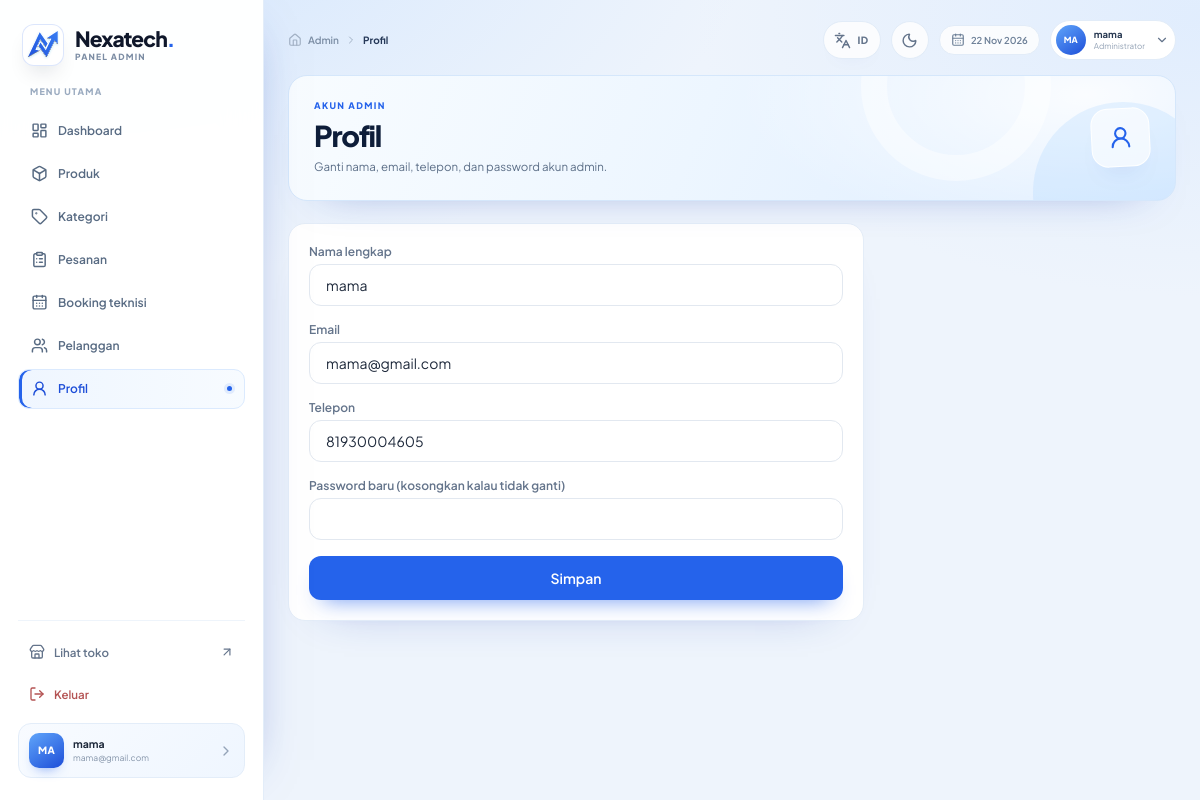
The app's page /views/admin/profile.php (signed in) with its own data.
### tables this page shows
CREATE TABLE `users` (
  `user_id` int NOT NULL AUTO_INCREMENT,
  `role_id` int NOT NULL,
  `full_name` varchar(150) NOT NULL,
  `email` varchar(150) NOT NULL,
  `password_hash` varchar(255) NOT NULL,
  `phone_number` varchar(20) DEFAULT NULL,
  `created_at` datetime DEFAULT CURRENT_TIMESTAMP,
  PRIMARY KEY (`user_id`),
  UNIQUE KEY `email` (`email`),
  KEY `fk_users_roles` (`role_id`),
  CONSTRAINT `fk_users_roles` FOREIGN KEY (`role_id`) REFERENCES `roles` (`role_id`) ON DELETE RESTRICT ON UPDATE CASCADE
);

### repositories/auth.php (called while the page is built, shortened)
<?php
function get_user_by_id($conn, $id) {
    $id = (int)$id;
    $query = mysqli_query($conn, "SELECT * FROM users WHERE user_id = $id");
    return mysqli_fetch_assoc($query);
}

### views/admin/profile.php (the view, shortened to what this page needs)
<?php
require_once __DIR__ . "/../../config/database.php";
require_once __DIR__ . "/../../repositories/auth.php";
require_once __DIR__ . "/../../components/admin/layout_admin.php";
$admin = get_user_by_id($conn, $_SESSION["user_id"]);
?>
<form action="/PWL-SAS/actions/save_profile.php" method="POST" class="max-w-xl bg-white rounded-2xl border border-slate-100 p-5 space-y-4">
    <div>
        <label class="block text-xs text-slate-500 mb-1">Nama lengkap</label>
        <input type="text" name="nama" required value="<?php echo htmlspecialchars($admin["full_name"]); ?>"
               class="w-full border border-slate-200 rounded-xl px-4 py-2.5 text-sm focus:outline-none focus:border-brand-500">
    </div>
    <div>
        <label class="block text-xs text-slate-500 mb-1">Email</label>
        <input type="email" name="email" required value="<?php echo htmlspecialchars($admin["email"]); ?>"
               class="w-full border border-slate-200 rounded-xl px-4 py-2.5 text-sm focus:outline-none focus:border-brand-500">
    </div>
    <div>
        <label class="block text-xs text-slate-500 mb-1">Telepon</label>
        <input type="text" name="telepon" value="<?php echo htmlspecialchars($admin["phone_number"] ?? ""); ?>"
               class="w-full border border-slate-200 rounded-xl px-4 py-2.5 text-sm focus:outline-none focus:border-brand-500">
    </div>
    <div>
        <label class="block text-xs text-slate-500 mb-1">Password baru (kosongkan kalau tidak ganti)</label>
        <input type="password" name="password"
               class="w-full border border-slate-200 rounded-xl px-4 py-2.5 text-sm focus:outline-none focus:border-brand-500">
    </div>
    <button class="w-full bg-brand-600 hover:bg-brand-700 text-white text-sm font-semibold py-3 rounded-xl">Simpan</button>
</form>

### assets/css/admin.css (style rules this page uses)
:root { --brand-50: #eff6ff; --brand-100: #dbeafe; --brand-200: #bfdbfe; --brand-500: #3b82f6; --brand-600: #2563eb; --brand-700: #1d4ed8; --brand-800: #1e40af; --brand-900: #1e3a8a; --navy: #0f1f3d; --muted: #64748b; --line: #e5edf7; --surface: #ffffff; --page-bg: #eef4fc; }
* { box-sizing: border-box; }
html { scroll-behavior: smooth; }
body.admin-shell { margin: 0; min-height: 100vh; color: var(--navy); background: radial-gradient(1100px 600px at 8% -10%, rgba(191, 219, 254, 0.55), transparent 60%), radial-gradient(900px 500px at 100% 2%, rgba(219, 234, 254, 0.7), transparent 56%), var(--page-bg); font-family: "Plus Jakarta Sans", ui-sans-serif, system-ui, -apple-system, sans-serif; -webkit-font-smoothing: antialiased; }
button, input, select, textarea { font: inherit; }
button, a { -webkit-tap-highlight-color: transparent; }
button { cursor: pointer; }
.admin-main .bg-white { border-color: #e4edf8 !important; box-shadow: 0 20px 46px -40px rgba(30, 64, 175, 0.48); }
.admin-main .rounded-2xl { border-radius: 17px; }
.admin-main input, .admin-main select, .admin-main textarea { color: #1e293b; background-color: #fff; transition: border-color 0.18s ease, box-shadow 0.18s ease, background 0.18s ease; }
.admin-main input::placeholder, .admin-main textarea::placeholder { color: #a4b2c3; }
.admin-main label { font-weight: 600; }
.admin-main button, .admin-main a { transition: background 0.18s ease, border-color 0.18s ease, color 0.18s ease, box-shadow 0.18s ease, transform 0.18s ease; }
.admin-main .bg-brand-600, .admin-main .bg-brand-700 { color: #fff !important; box-shadow: 0 12px 22px -14px rgba(37, 99, 235, 0.85); }

### records on screen
users: nama "mama", email "mama@gmail.com", telepon "81930004605"

### other values on screen
$m[0] "Dashboard"
$m[0] "Produk"
$m[0] "Kategori"
$m[0] "Pesanan"
$m[0] "Booking teknisi"
$m[0] "Pelanggan"
$m[0] "Profil"
$inisial "MA"
$nama "mama"
$email "mama@gmail.com"
$judul "Profil"
$pageEyebrow "AKUN ADMIN"
$desc "Ganti nama, email, telepon, dan password akun admin."
